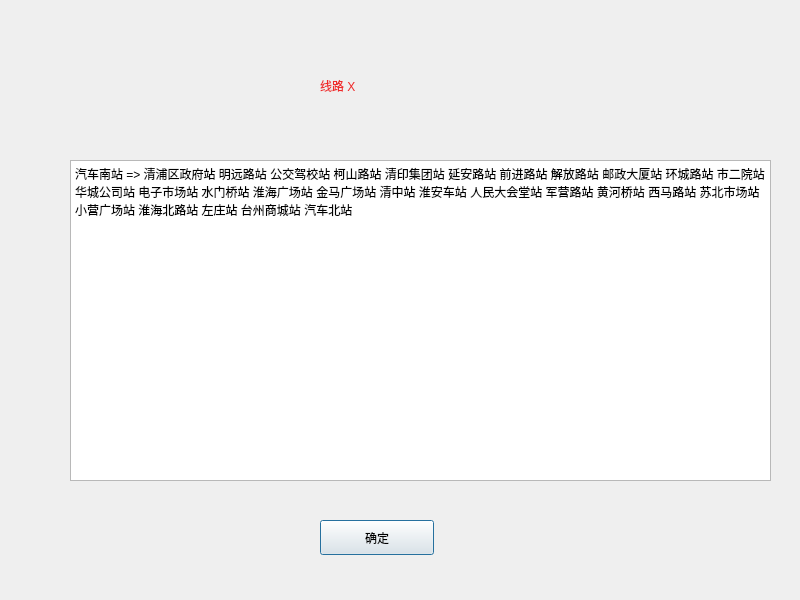
<?xml version="1.0" encoding="UTF-8"?>
<ui version="4.0">
 <class>Dialog</class>
 <widget class="QDialog" name="Dialog">
  <property name="geometry">
   <rect>
    <x>0</x>
    <y>0</y>
    <width>800</width>
    <height>600</height>
   </rect>
  </property>
  <property name="minimumSize">
   <size>
    <width>800</width>
    <height>600</height>
   </size>
  </property>
  <property name="maximumSize">
   <size>
    <width>800</width>
    <height>600</height>
   </size>
  </property>
  <property name="windowTitle">
   <string>Dialog</string>
  </property>
  <widget class="QLabel" name="label">
   <property name="geometry">
    <rect>
     <x>320</x>
     <y>60</y>
     <width>114</width>
     <height>51</height>
    </rect>
   </property>
   <property name="styleSheet">
    <string notr="true">font: 57 30pt &quot;WenQuanYi Zen Hei Sharp&quot;;
color: rgb(239, 41, 41);</string>
   </property>
   <property name="text">
    <string>线路 X</string>
   </property>
  </widget>
  <widget class="QPushButton" name="pushButton">
   <property name="geometry">
    <rect>
     <x>320</x>
     <y>520</y>
     <width>114</width>
     <height>35</height>
    </rect>
   </property>
   <property name="text">
    <string>确定</string>
   </property>
  </widget>
  <widget class="QPlainTextEdit" name="plainTextEdit">
   <property name="geometry">
    <rect>
     <x>70</x>
     <y>160</y>
     <width>701</width>
     <height>321</height>
    </rect>
   </property>
   <property name="styleSheet">
    <string notr="true">font: 57 18pt &quot;WenQuanYi Zen Hei Sharp&quot;;</string>
   </property>
   <property name="readOnly">
    <bool>true</bool>
   </property>
   <property name="plainText">
    <string>汽车南站 =&gt; 清浦区政府站 明远路站 公交驾校站 柯山路站 清印集团站 延安路站 前进路站 解放路站 邮政大厦站 环城路站 市二院站 华城公司站 电子市场站 水门桥站 淮海广场站 金马广场站 清中站 淮安车站 人民大会堂站 军营路站 黄河桥站 西马路站 苏北市场站 小营广场站 淮海北路站 左庄站 台州商城站 汽车北站</string>
   </property>
  </widget>
 </widget>
 <resources/>
 <connections>
  <connection>
   <sender>pushButton</sender>
   <signal>clicked(bool)</signal>
   <receiver>Dialog</receiver>
   <slot>close()</slot>
   <hints>
    <hint type="sourcelabel">
     <x>401</x>
     <y>469</y>
    </hint>
    <hint type="destinationlabel">
     <x>563</x>
     <y>419</y>
    </hint>
   </hints>
  </connection>
 </connections>
</ui>
